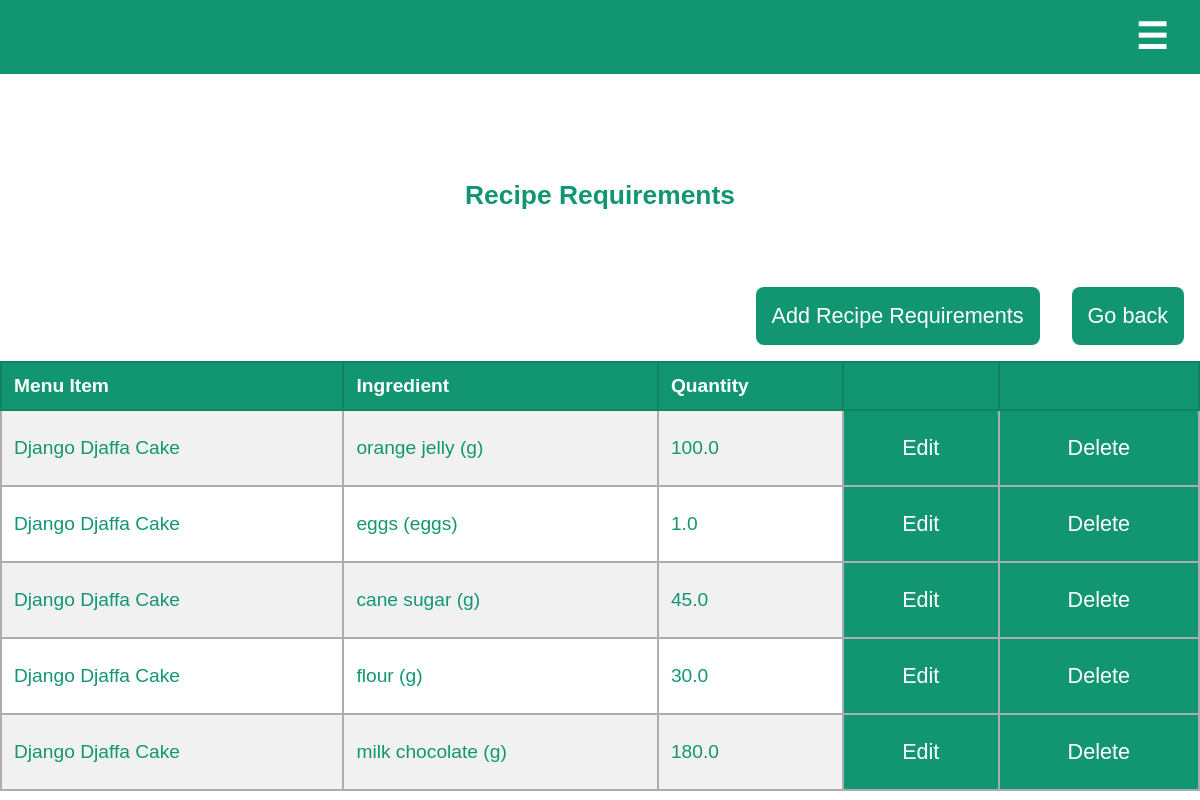
/reciperequirements/list (signed in), run on the app's committed database.
### delights_app/models.py (models this page shows, shortened)
class RecipeRequirements(models.Model):
    menu_item = models.ForeignKey(MenuItem, on_delete=models.CASCADE)
    ingredient = models.ForeignKey(Ingredient, on_delete=models.CASCADE)
    quantity = models.FloatField(default=0.0)

class MenuItem(models.Model):
    name = models.CharField(max_length=30)
    price = models.FloatField(default=0.0)
    def __str__(self):
        return self.name

class Ingredient(models.Model):
    TEASPOON = "tsp"
    TABLESPOON = "tbsp"
    GRAMS = "g"
    KILOGRAMS = "kg"
    EGGS = "eggs"
    UNIT_TYPE_CHOICES = [(TEASPOON, "teaspoon"), (TABLESPOON, "tablespoon"), (GRAMS, "grams"), (KILOGRAMS, "kilograms"), (EGGS, "eggs")]
    name = models.CharField(max_length=30)
    quantity = models.FloatField(default=0.0)
    unit = models.CharField(max_length=4, choices=UNIT_TYPE_CHOICES, default=GRAMS)
    unit_price = models.FloatField(default=0.0)
    def __str__(self):
        return f'{self.name} ({self.unit})'

### delights_app/views.py (the view)
# urls.py: path('reciperequirements/list', views.RecipeRequirementsList.as_view(), name='reciperequirementslist'),
class RecipeRequirementsList(LoginRequiredMixin, ListView):
  model = RecipeRequirements

### delights_app/templates/delights_app/reciperequirements_list.html (shortened to what this page needs)
{% extends "base.html" %}
{% load static%}
{% block content %}
<h4>Recipe Requirements</h4>
<div class="buttonrow">
    <a href="{% url 'reciperequirementscreate' %}"><button type="button" value="Add Recipe Requirements">Add Recipe Requirements</button></a>
    <a href="{% url 'home' %}"><button type="button" value="Go back">Go back</button></a>
</div>
<table>
    <tr>
        <th>Menu Item</th>
        <th>Ingredient</th>
        <th>Quantity</th>
        <th></th>
        <th></th>
    </tr>
    {% for reciperequirements in reciperequirements_list %}
    <tr>
        <td>{{ reciperequirements.menu_item }}</td>
        <td>{{ reciperequirements.ingredient }}</td>
        <td>{{ reciperequirements.quantity }}</td>
        <td class="edit"><a href="{% url 'reciperequirementsupdate' reciperequirements.id %}"><button>Edit</button></a></td>
        <td class="edit"><a href="{% url 'reciperequirementsdelete' reciperequirements.id %}"><button>Delete</button></a></td>
    </tr>
    {% endfor%}
</table>
{% endblock %}

### delights_app/static/style.css (style rules this page uses)
* { padding: 0; margin: 0; box-sizing: border-box; }
html { font-size: 12px; }
body { position: relative; display: flex; flex-direction: column; height: 100vh; background-image: url('restaurant_opacity.jpg'); background-size: cover; background-position: center; z-index: 0; }
h4 { margin-top: 15vh; margin-bottom: 5vh; text-align: center; font-size: 1.8rem; font-family: Arial, Helvetica, sans-serif; color: #119671; }
button { padding: 2vw; margin: 2vw; font-size: 1.4rem; border: none; border-radius: 1vw; color: #ffffff; background-color: #119671; }
.buttonrow { display: flex; flex-direction: row; justify-content: flex-end; width: 100%; }
a { font-family: Arial, Helvetica, sans-serif; text-decoration: none; color: #119671; }
table { width: 100%; border-collapse: collapse; font-family: Arial, Helvetica, sans-serif; }
td, th { padding: 1vw; }
td { text-align: left; color: #119671; border: 0.2vw solid #adadad; }
th { text-align: left; color: white; border: 0.2vw solid #0f8362; background-color: #119671; }
tr:nth-child(even) { background-color: #e7e7e78f; }
.edit { padding: 0; background-color: #119671; }
.edit button { margin: 0; padding: 3vh; width: 100%; border-radius: 0; background-color: transparent; }
@media (orientation: landscape) { h4 { margin-top: 15vw; margin-bottom: 5vw; } }
@media (orientation: landscape) { button { padding: 2vh; margin: 2vh; border-radius: 1vh; } }
@media (min-width: 480px) { h4 { font-size: 2.2rem; } }
@media (min-width: 480px) { button { font-size: 1.8rem; } }
@media (min-width: 480px) { table { font-size: 1.6rem; } }

### data on the page
RecipeRequirements: menu_item "Django Djaffa Cake", ingredient "orange jelly (g)", quantity "100.0"
RecipeRequirements: menu_item "Django Djaffa Cake", ingredient "eggs (eggs)", quantity "1.0"
RecipeRequirements: menu_item "Django Djaffa Cake", ingredient "cane sugar (g)", quantity "45.0"
RecipeRequirements: menu_item "Django Djaffa Cake", ingredient "flour (g)", quantity "30.0"
RecipeRequirements: menu_item "Django Djaffa Cake", ingredient "milk chocolate (g)", quantity "180.0"
